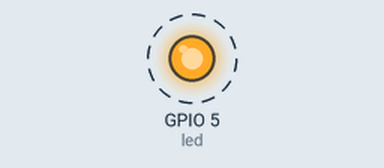
Recording of a program running on a simulated ESP8266 (NodeMCU). Parts: output pins drawn as LEDs (lit = HIGH). Dashed ring = blinking. What the program prints to the serial monitor is not drawn.

Above: at 0.5 s.
Timing chart, 0 to 3.5 s (numbered marks = the images above):
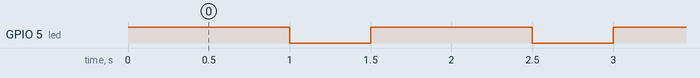

Measured:
- by itself, GPIO 5 (led): alternates HIGH for 1.0 s and LOW for 0.50 s

The program:

main.cpp
```cpp
#include <Arduino.h>

const int led = 5;  //GPIO 5

void setup() {
  Serial.begin(9600);
  pinMode(led, OUTPUT);
}

void loop() {
  digitalWrite(led, HIGH);
  Serial.print("ON");
  delay(1000);
  digitalWrite(led, LOW);
  Serial.print("OFF");
  delay(500);
}
```
